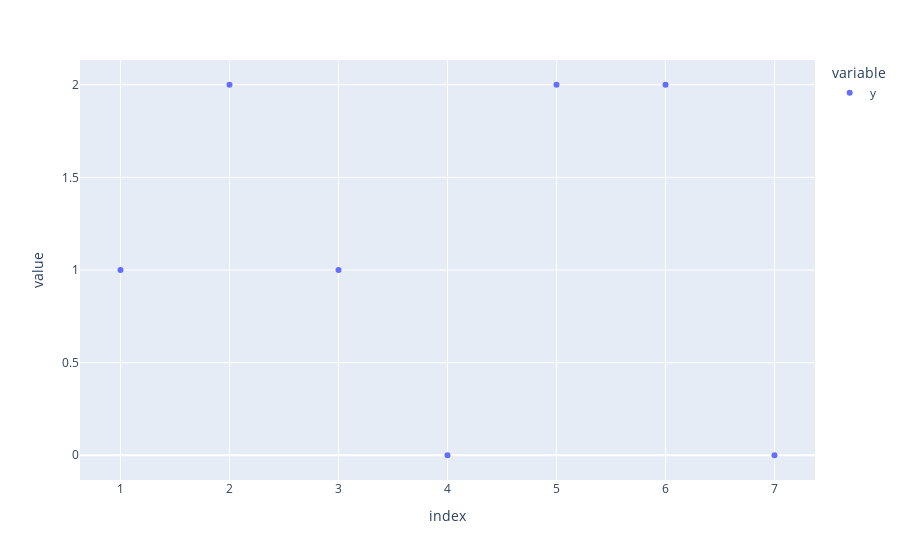

The code cell stored with this chart in its notebook:
### Code cell
import plotly.express as px
import pandas as pd
import random

df = pd.DataFrame({
    "y":[random.randint(0,2) for j in range(7)],
},index=[int(i) for i in range(1,8)])
fig = px.scatter(df)
print(df.y)
fig.show()

### Figure 1 — Plotly figure (JSON) as saved in the notebook; plotly's stock layout.template omitted (floating-point values rounded to 4 significant figures)
{"data": [{"hovertemplate": "variable=y<br>index=%{x}<br>value=%{y}<extra></extra>", "legendgroup": "y", "marker": {"color": "#636efa", "symbol": "circle"}, "mode": "markers", "name": "y", "orientation": "v", "showlegend": true, "type": "scatter", "x": [1, 2, 3, 4, 5, 6, 7], "xaxis": "x", "y": [1, 2, 1, 0, 2, 2, 0], "yaxis": "y"}], "layout": {"legend": {"title": {"text": "variable"}, "tracegroupgap": 0}, "margin": {"t": 60}, "xaxis": {"anchor": "y", "domain": [0, 1], "title": {"text": "index"}}, "yaxis": {"anchor": "x", "domain": [0, 1], "title": {"text": "value"}}}}
